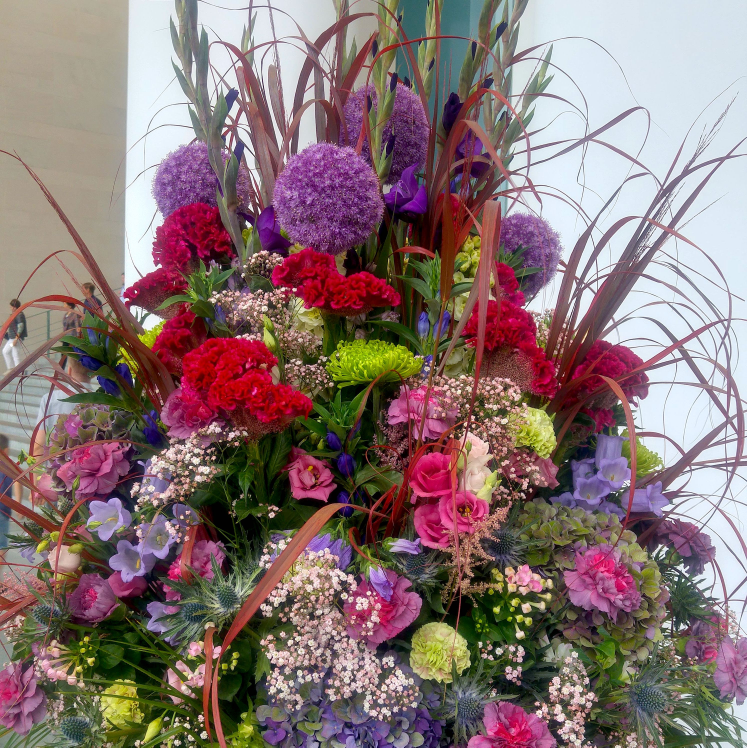
#> input picture 01_Image_Basics/Blooms.jpg, 2988 x 2989 px (shown at 1/4 size)
$ jupyter execute 04_Image_basics_alltogether.ipynb
#> lines starting #> are read from the running program, lines starting #| are printed output that depends on the picture
[cell 1]
import numpy as np
import cv2
import matplotlib.pyplot as plt

[cell 2]
img = cv2.imread('Blooms.jpg')
#> img is the input picture: shape (2989, 2988, 3); mean B, G, R 114.6, 115.1, 136.2

[cell 3]
plt.imshow(img);

[cell 4]
img_rgb = cv2.cvtColor(img, cv2.COLOR_BGR2RGB)
plt.imshow(img_rgb);

[cell 5]
flip_img = img_rgb

[cell 6]
flip_img = cv2.flip(flip_img, 0)
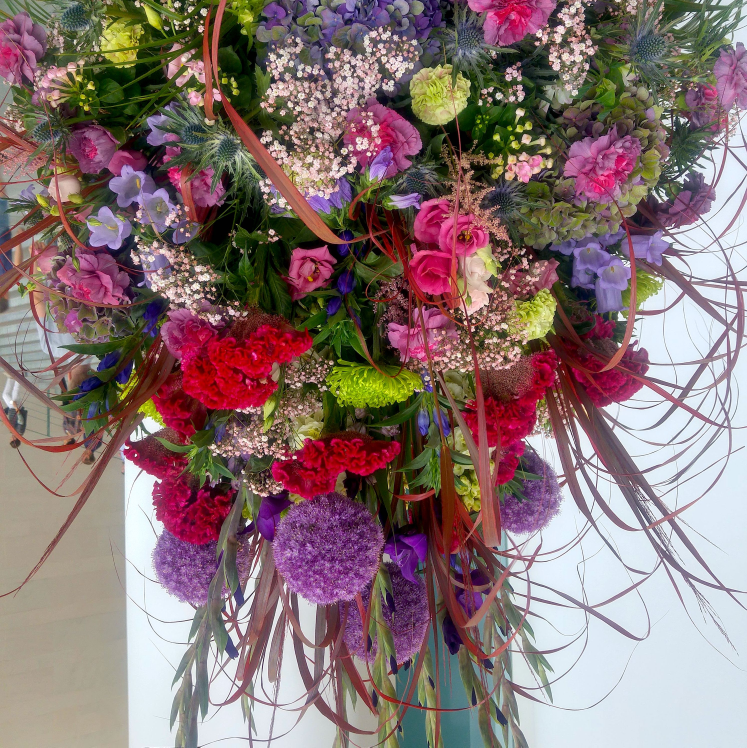
#> flip_img: shape (2989, 2988, 3) (shown at 1/4 size); mean R, G, B 136.2, 115.1, 114.6
plt.imshow(flip_img);

[cell 7]
img_rgb.shape
#> Out = (2989, 2988, 3)

[cell 8]
cv2.rectangle(img_rgb, pt1=(0, 500), pt2=(500, 2900),
             color=(0,0,0), thickness=-1)
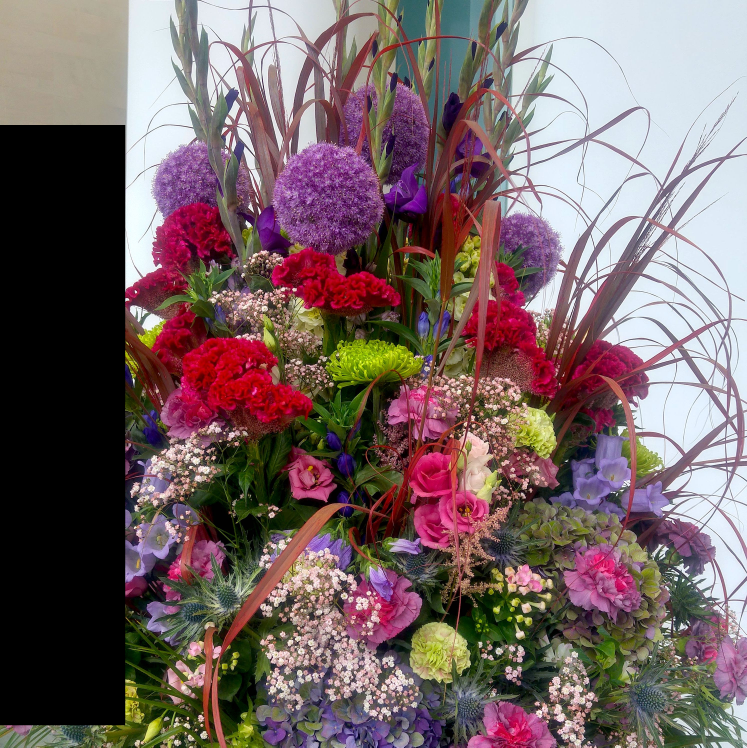
#> img_rgb: shape (2989, 2988, 3) (shown at 1/4 size); mean R, G, B 118.2, 99.7, 100.5
plt.imshow(img_rgb);

[cell 9]
img_rgb = cv2.cvtColor(img, cv2.COLOR_BGR2RGB)
vertices = np.array([[250,700],[425,400],[600,700]],np.int32)
pts = vertices.reshape((-1,1,2))
cv2.polylines(img_rgb,[pts],isClosed=True,color=(0,0,255),thickness=20)
plt.imshow(img_rgb);

[cell 10]
img_rgb = cv2.cvtColor(img, cv2.COLOR_BGR2RGB)
vertices = np.array([[250,700],[425,400],[600,700]],np.int32)
pts = vertices.reshape((-1,1,2))

cv2.fillPoly(img_rgb,[pts],color=(0,0,255))
plt.imshow(img_rgb);

[cell 11]
import cv2
import numpy as np
# Create a function based on a CV2 Event (Left button click)
def draw_circle(event,x,y,flags,param):
    if event == cv2.EVENT_RBUTTONDOWN:
        cv2.circle(img,(x,y),100,(0,0,255),10)

# Open Image
img = cv2.imread("Bloom.jpg")
# This names the window so we can reference it
cv2.namedWindow(winname='bloom')
# Connects the mouse button to our callback function
cv2.setMouseCallback('bloom',draw_circle)

while True: #Runs forever until we break with Esc key on keyboard
    # Shows the image window
    cv2.imshow('bloom',img)
    # EXPLANATION FOR THIS LINE OF CODE:
    # https://stackoverflow.com/questions/35372700/whats-0xff-for-in-cv2-waitkey1/39201163
    if cv2.waitKey(20) & 0xFF == 27:
#> (key Esc is pressed here)
